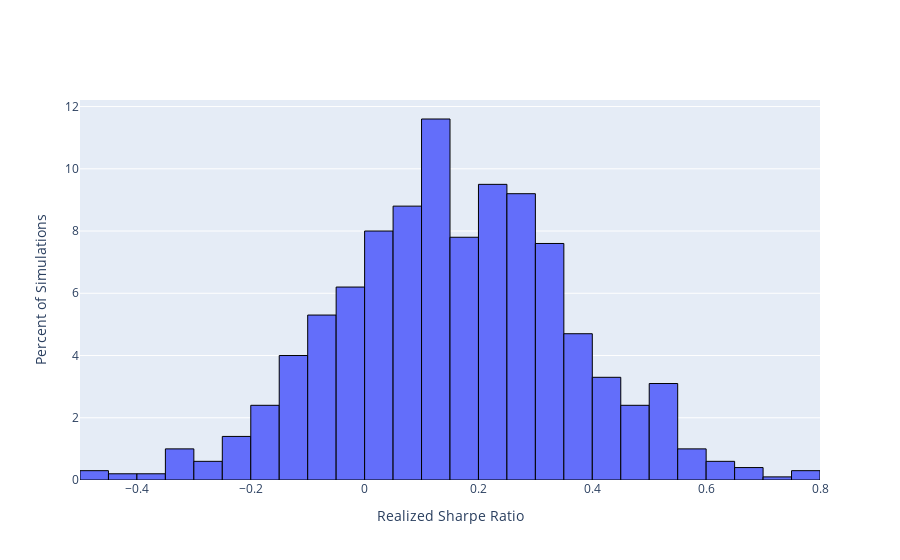

Notebook code for this chart:
### Code cell
# Plot the distribution of output
fig = go.Figure()
trace= go.Histogram(x=sims.sharpe, histnorm='percent',hovertemplate="<br>%{y:.2}% of simulations <br><extra></extra>")
fig.add_trace(trace)
fig.update_traces(marker_line_width=1, marker_line_color='black')
fig.layout.xaxis["title"] = "Realized Sharpe Ratio"
fig.layout.yaxis["title"] = "Percent of Simulations"
fig.show()

### Figure 1 — Plotly figure (JSON) as saved in the notebook; plotly's stock layout.template omitted (floating-point values rounded to 4 significant figures; data arrays with more than 128 entries replaced by an {"elided": "..."} marker saying what was removed)
{"data": [{"histnorm": "percent", "hovertemplate": "<br>%{y:.2}% of simulations <br><extra></extra>", "marker": {"line": {"color": "black", "width": 1}}, "type": "histogram", "x": {"elided": "1000 float values"}}], "layout": {"xaxis": {"title": {"text": "Realized Sharpe Ratio"}}, "yaxis": {"title": {"text": "Percent of Simulations"}}}}
